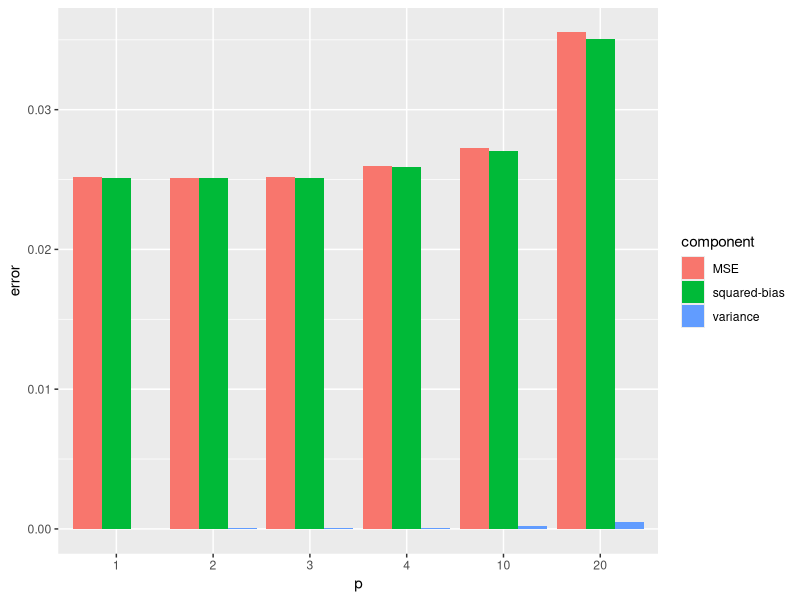
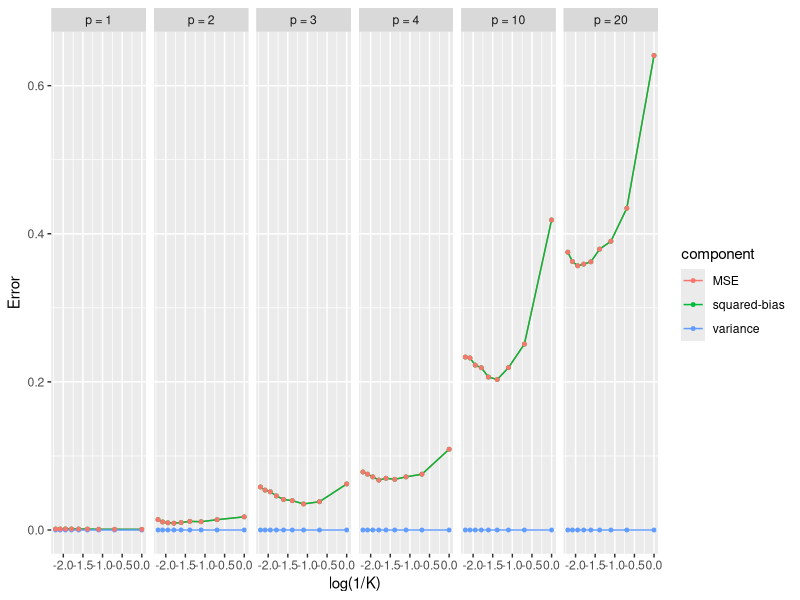
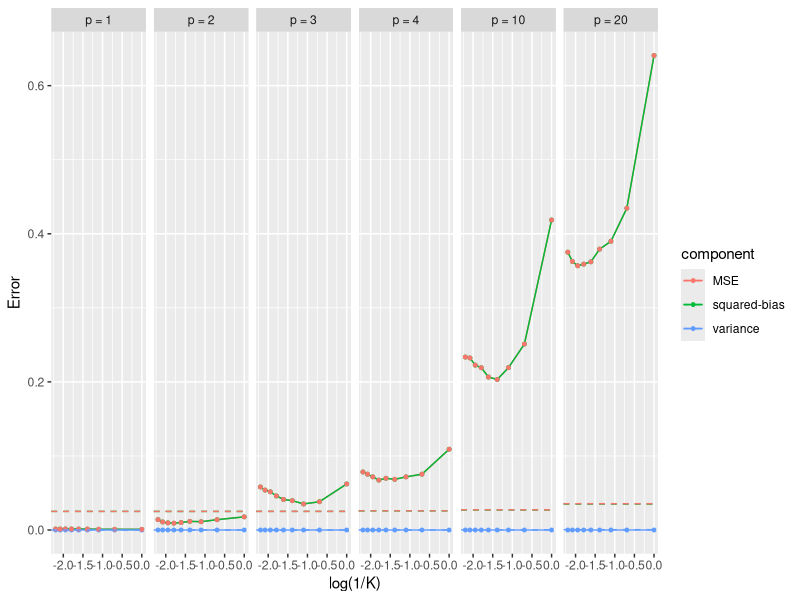

The R source for these figures, in order:
library(FNN)
library(ggplot2)

rm(list=ls())
ntrain <- 50 # Training
ntest <- 500 # Testing
nrep <- 100 # repeat 100 times
p <- 20
puse <- c(1, 2, 3, 4, 10, 20) # number of predictors
k <- c(1:9)

sigma <- 0.025

Xtrain <- matrix(runif(ntrain * p, -1, 1), ntrain, p)
Xtest <- matrix(runif(ntest * p, -1, 1), ntest, p)
y0 <- sin(2 * Xtrain[, 1]) # Only the first predictor is related to y
ytest <- sin(2 *  Xtest[, 1])

out_knn <- data.frame() # Output results
out_lm <- data.frame()

for(i in 1:length(puse)){
  yhat_lm <- matrix(0, ntest, nrep)
  yhat_knn <- replicate(length(k), matrix(0, ntest, nrep))

  for(l in 1:nrep){
    df_train <- data.frame(x=Xtrain[,1:puse[i]])
    y <- y0 + rnorm(ntrain, 0, sigma)

    ######### DO: fit linear regression using lm funciton, assign predicted value to yhat_lm[,l] #########
    fit_lm <- lm(y ~ ., data = df_train)
    testdata = data.frame(x=Xtest[, 1:puse[i]])
    yhat_lm[, l] <- predict(fit_lm, newdata=testdata) # Predicted value by lm
    
    for(j in 1:length(k)){
      ######### DO: fit knn using knn.reg funciton, assign predicted value to yhat_knn[, l, j] #########
      fit_knn <- knn.reg(
        train = df_train, 
        y = y, 
        test = testdata, 
        k = j, 
      ) 
      yhat_knn[, l, j] <- fit_knn$pred # Predicted value by knn.reg
    }
  #  cat(i, "-th p, ", l, "-th repitition finished. \n")
  }
  
  ######### DO: compute bias and variance of linear regression #########
  
  # Compute mean of predicted values
  ybar_lm <- rowMeans(yhat_lm) # E(f^hat)
    
  # Compute bias^2
  biasSQ_lm <- mean((ytest - ybar_lm)^2) # E[ (f - E(f^hat))^2 ]
  
  # Compute variance
  variance_lm <- mean((ybar_lm - yhat_lm)^2)# E[ (E(f^hat) - f^hat)^2 ]
  
  # Compute total MSE
  err_lm <- biasSQ_lm + variance_lm
  # 
  out_lm <- rbind(out_lm, data.frame(error = biasSQ_lm, component = "squared-bias", p = paste0("p = ", puse[i])))
  out_lm <- rbind(out_lm, data.frame(error = variance_lm, component = "variance", p = paste0("p = ", puse[i])))
  out_lm <- rbind(out_lm, data.frame(error = err_lm, component = "MSE", p = paste0("p = ", puse[i])))


  ######### DO: compute bias and variance of knn regression #########

  # Compute mean of predicted values
  ybar_knn <- colMeans(aperm(yhat_knn, c(2,1,3)), dims=1)# E(f^hat)

  # Compute bias^2
  biasSQ_knn <- colMeans((ybar_knn - ytest)^2) # E[ (f - E(f^hat))^2 ]

  # Compute variance
  variance_knn <- c() # E[ (E(f^hat) - f^hat)^2 ]
  for(j in 1:length(k)){
    variance_knn <- append(variance_knn, mean(ybar_knn[,j] - yhat_knn[,,j]))
  }
  
  # Compute total MSE
  err_knn <- variance_knn + biasSQ_knn

  out_knn <- rbind(out_knn, data.frame(error = biasSQ_knn, component = "squared-bias", K = 1/k,p = paste0("p = ", puse[i])))
  out_knn <- rbind(out_knn, data.frame(error = variance_knn, component = "variance", K = 1/k, p = paste0("p = ", puse[i])))
  out_knn <- rbind(out_knn, data.frame(error = err_knn, component = "MSE", K = 1/k, p = paste0("p = ", puse[i])))

    
  cat(i, "-th p, ", "-th repitition finished. \n")

}

lm_histo <- ggplot(out_lm, aes(fill=component, y=error, x=p)) + 
  geom_bar(position="dodge", stat="identity") +
  scale_x_discrete(limits = c("p = 1","p = 2","p = 3","p = 4","p = 10","p = 20"), labels=puse)
lm_histo

knn_plot <- ggplot(
          out_knn, 
          aes(x=log(K), y=error, col=component)
        ) + 
        geom_line() + 
        geom_point(size=1) +
        facet_grid(. ~ factor(x = p, levels = c("p = 1","p = 2","p = 3","p = 4","p = 10","p = 20"))
        ) + 
        labs(x="log(1/K)", y="Error") 
knn_plot

summary_plot <- ggplot(
          out_knn, 
          aes(x=log(K), y=error, col=component)
        ) + 
        geom_line() + 
        geom_point(size=1) +
        geom_hline(
          data = out_lm, 
          aes(yintercept = error, col = component),
          linetype="dashed"
        ) + 
        facet_grid(. ~ factor(x = p, levels = c("p = 1","p = 2","p = 3","p = 4","p = 10","p = 20"))
        ) + 
        labs(x="log(1/K)", y="Error") 
summary_plot
